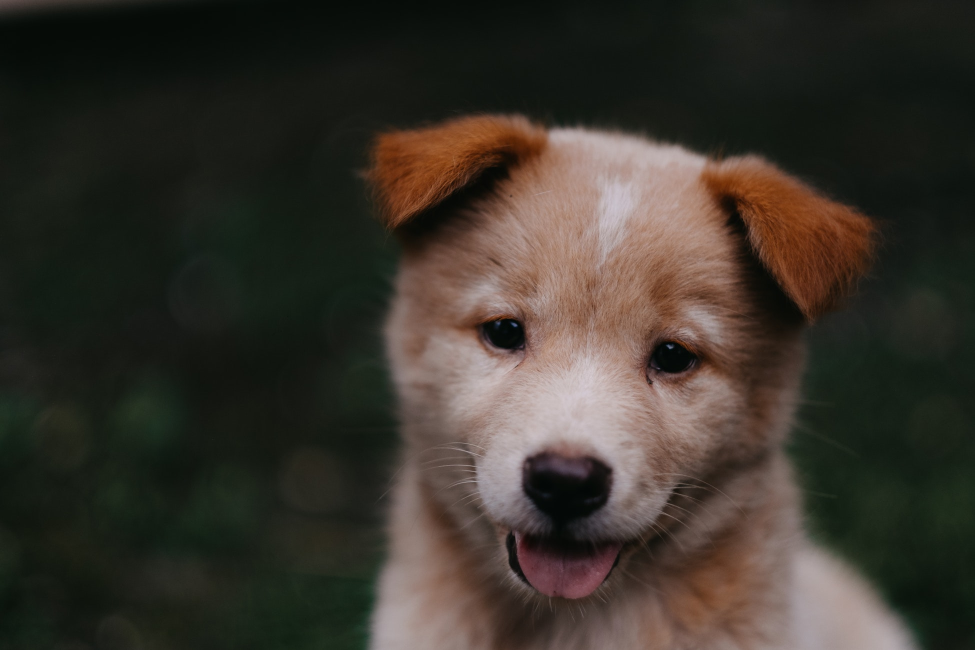
#> input picture Módulos/Módulo2/Scripts/arquivos/00-cachorro.jpg, 1950 x 1300 px, given in place of the camera (shown at 1/2 size)
$ python py06.py   (older library calls are emulated)
#> lines starting #> are read from the running program, lines starting #| are printed output that depends on the picture; after the words box and inside, x2 and y2 are one past the last pixel; in counts of white or black regions, pixels touching at a corner belong together
# -*- coding: utf-8 -*-
"""
Created on Tue Apr 28 15:53:18 2020

@author: André
"""

import cv2
import numpy as np

cap = cv2.VideoCapture(0)

count = 0
# Loop para capturar frames
while True:

    # Ler o frame
    ret, frame = cap.read()
#> frame is the input picture: shape (1300, 1950, 3); mean B, G, R 43.8, 51.8, 57.3

    # Desenhar retângulos (Outras opções: Linhas, círculos, polígonos)
    if count >=0 and count <=10:
        frame = cv2.rectangle(frame, (10,450), (50,475), color=(255,0,0), thickness=-1)
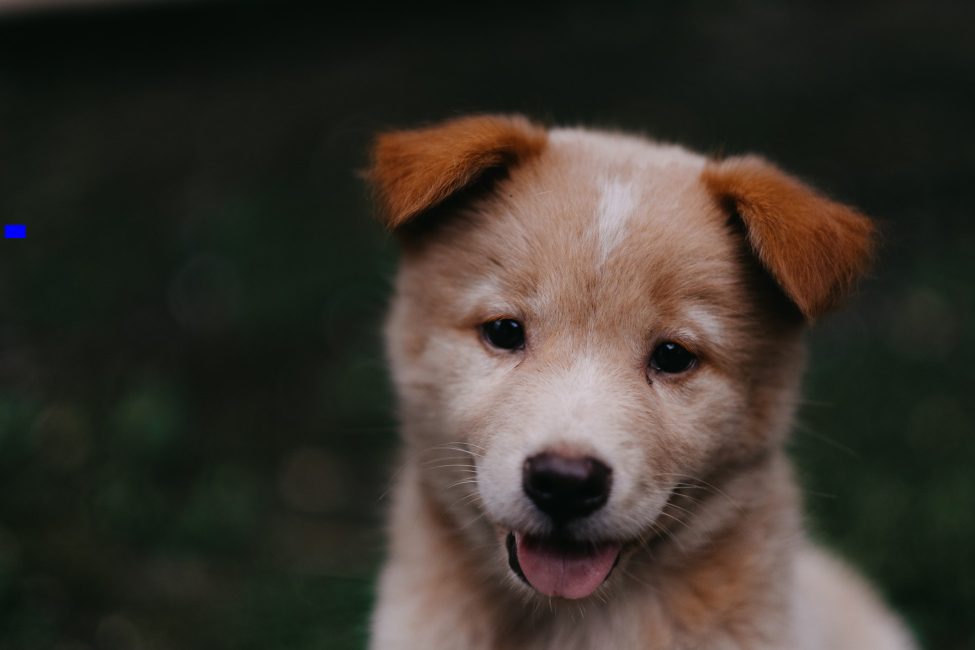
#> frame: shape (1300, 1950, 3) (shown at 1/2 size); 0.04% of pixels changed, all inside (x1, y1, x2, y2) = (10, 450, 51, 476)
        count += 1
        print(count)

    if count >10 and count <=20:
        frame = cv2.rectangle(frame, (100,45), (150,75), color=(0,255,0), thickness=-1)
        count += 1
        print(count)

    if count >20 and count <=30:
        frame = cv2.rectangle(frame, (500,200), (600,275), color=(0,0,255), thickness=-1)
        count += 1
        print(count)

    if count >30:
        count = 0


    #Desfoque dentro do frame
    frame = cv2.blur(frame, (20,20))
    #frame[20:40, 120:300] = cv2.blur(frame[20:40, 120:300], (30,30))
    #frame[150:300, 120:300, :] = cv2.GaussianBlur(frame[150:300, 120:300, :], (21,21), 0)
    #frame[380:460, 120:300, :] = cv2.GaussianBlur(frame[380:460, 120:300, :], (51,51), 0)

    #Gradientes dentro do frame
    frame = cv2.cvtColor(frame, cv2.COLOR_BGR2GRAY)
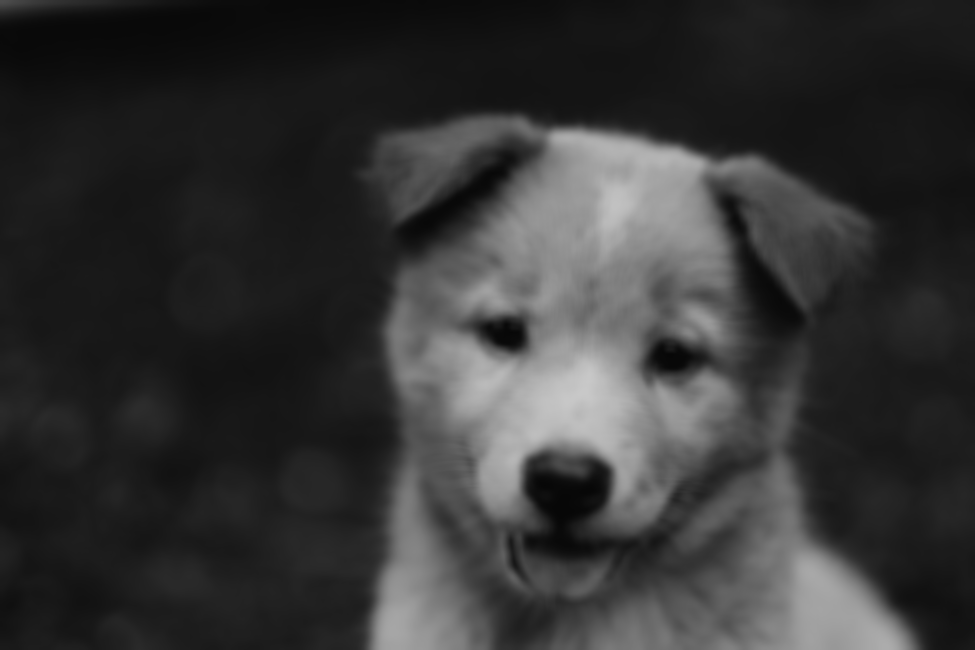
#> frame: shape (1300, 1950) (shown at 1/2 size); min 6, max 200, mean 52.5

    #Gradiente X
    frame = cv2.Sobel(frame, cv2.CV_64F, 1, 0, ksize=3)
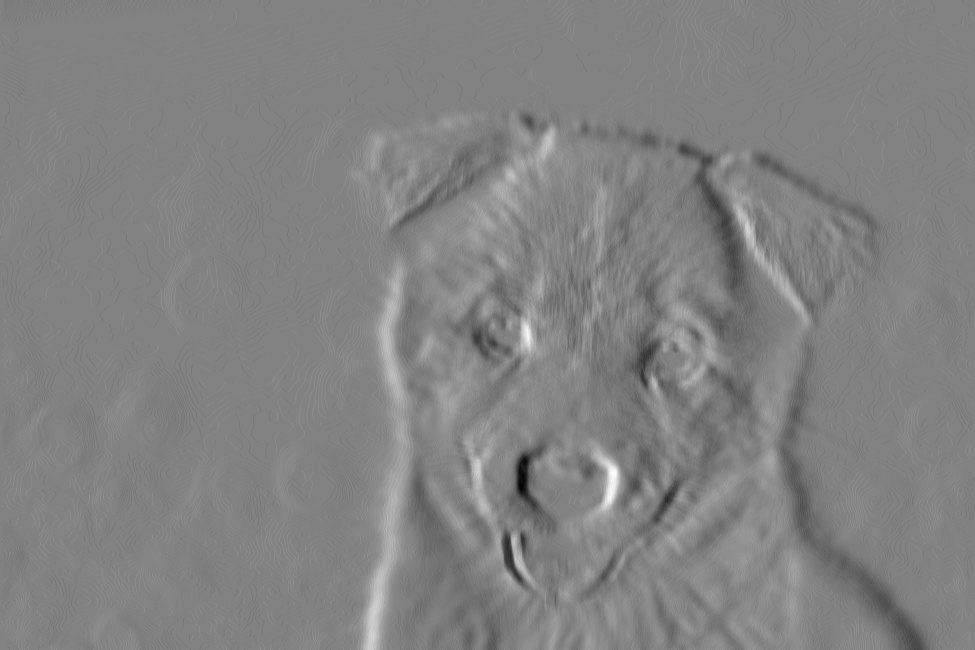
#> frame: shape (1300, 1950) float64 (shown at 1/2 size); min -52, max 50, mean 0; drawn with min black and max white

    #Gradiente Y
    #frame = cv2.Sobel(frame, cv2.CV_64F, 0, 1, ksize=3)

    # Display o resultado do frame (após as alterações, se tiver)
    cv2.imshow('frame', frame)
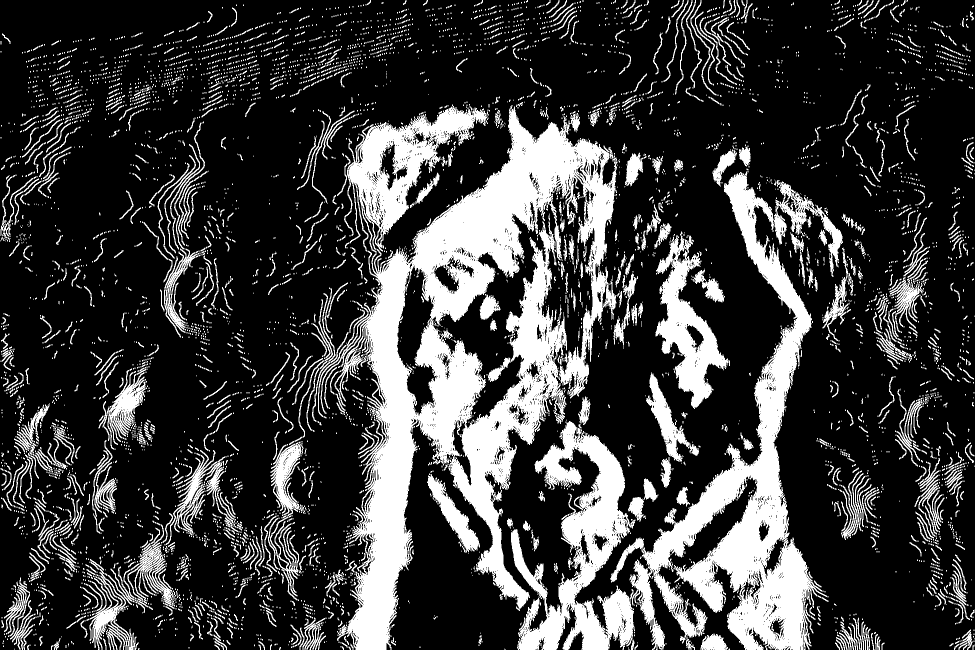
#> window 'frame': shape (1300, 1950) (shown at 1/2 size); 23.8% white; 6690 white regions (5432 under 20 px), largest, box (x1, y1, x2, y2) and area: (641, 209, 1235, 1300) 232745, (1022, 343, 1686, 1300) 148796, (1311, 463, 1460, 818) 19233

    # Opção para fechar a janela com o teclado
    if cv2.waitKey(1) & 0XFF == ord('q'):
#> (key q is pressed here)
        break

# Liberar a câmera e destruir todas as janelas abertas
cap.release()
cv2.destroyAllWindows()
